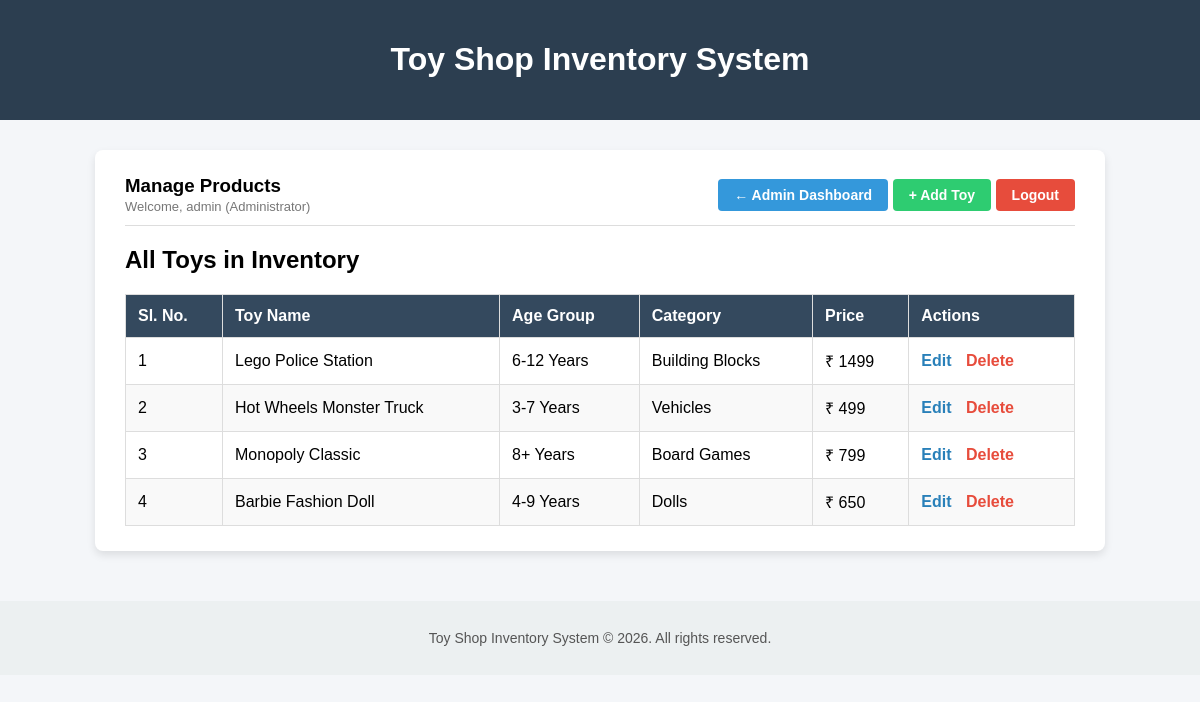
Screenshot of /toys/ (signed in) with the database file from the repository.
### toys/models.py (models this page shows, shortened)
class Toy(models.Model):
    toy_name = models.CharField(max_length=100)
    age_group = models.CharField(max_length=50)
    category = models.CharField(max_length=50)
    price = models.CharField(max_length=20)
    description = models.TextField(blank=True, default='')

### toys/views.py (the view)
    @login_required
    def wrapper(request, *args, **kwargs):
        if not (request.user.is_superuser or request.user.is_staff):
            return redirect('user_dashboard')
        return view_func(request, *args, **kwargs)

### toys/views.py (called while the page is built)
def admin_required(view_func):
    @login_required
    def wrapper(request, *args, **kwargs):
        if not (request.user.is_superuser or request.user.is_staff):
            return redirect('user_dashboard')
        return view_func(request, *args, **kwargs)
    return wrapper

@admin_required
def toy_list(request):
    toys = Toy.objects.all()
    return render(request, 'toy_list.html', {'toys': toys})

### toys/templates/toy_list.html (shortened to what this page needs)
<!DOCTYPE html>
<html lang="en">
<head>
</head>
<body>
    <header>
        <h1>Toy Shop Inventory System</h1>
    </header>
    <div class="container">
        <div class="top-bar">
            <div>
                <h3 style="margin: 0;">Manage Products</h3>
                <span style="font-size: 13px; color: #777;">Welcome, {{ user.username }} (Administrator)</span>
            </div>
            <div>
                <a href="{% url 'admin_dashboard' %}" class="btn btn-blue">&larr; Admin Dashboard</a>
                <a href="{% url 'add_toy' %}" class="btn btn-add">+ Add Toy</a>
                <a href="{% url 'logout' %}" class="btn btn-logout">Logout</a>
            </div>
        </div>
        <h2>All Toys in Inventory</h2>
        <table>
            <thead>
                <tr>
                    <th>Sl. No.</th>
                    <th>Toy Name</th>
                    <th>Age Group</th>
                    <th>Category</th>
                    <th>Price</th>
                    <th>Actions</th>
                </tr>
            </thead>
            <tbody>
                {% for toy in toys %}
                <tr>
                    <td>{{ forloop.counter }}</td>
                    <td>{{ toy.toy_name }}</td>
                    <td>{{ toy.age_group }}</td>
                    <td>{{ toy.category }}</td>
                    <td>₹ {{ toy.price }}</td>
                    <td>
                        <a href="{% url 'edit_toy' toy.id %}" class="action-link edit-link">Edit</a>
                        <a href="{% url 'delete_toy' toy.id %}" class="action-link delete-link" onclick="return confirm('Are you sure you want to delete this toy?');">Delete</a>
                    </td>
                </tr>
                {% empty %}
                <tr>
                    <td colspan="6" class="empty-message">No toys found in inventory. Click "Add Toy" to add one!</td>
                </tr>
                {% endfor %}
            </tbody>
        </table>
    </div>
    <footer>
        <p>Toy Shop Inventory System &copy; 2026. All rights reserved.</p>
    </footer>
</body>
</html>

### toys/templates/toy_list.html (style rules this page uses)
body { font-family: Arial, sans-serif; background-color: #f4f6f9; margin: 0; padding: 0; }
header { background-color: #2c3e50; color: white; padding: 20px; text-align: center; }
.container { width: 90%; max-width: 950px; margin: 30px auto; background-color: white; padding: 25px 30px; border-radius: 8px; box-shadow: 0 4px 8px rgba(0,0,0,0.1); }
.top-bar { display: flex; justify-content: space-between; align-items: center; margin-bottom: 20px; padding-bottom: 10px; border-bottom: 1px solid #ddd; flex-wrap: wrap; gap: 10px; }
.btn { display: inline-block; padding: 8px 16px; text-decoration: none; border-radius: 4px; font-weight: bold; font-size: 14px; }
.btn-add { background-color: #2ecc71; color: white; }
.btn-blue { background-color: #3498db; color: white; }
.btn-logout { background-color: #e74c3c; color: white; }
table { width: 100%; border-collapse: collapse; margin-top: 20px; }
th, td { border: 1px solid #ddd; padding: 12px; text-align: left; }
th { background-color: #34495e; color: white; }
tr:nth-child(even) { background-color: #f9f9f9; }
.action-link { text-decoration: none; margin-right: 10px; font-weight: bold; }
.edit-link { color: #2980b9; }
.delete-link { color: #e74c3c; }
footer { margin-top: 50px; padding: 15px; background-color: #ecf0f1; color: #555; text-align: center; font-size: 14px; }

### rows the page displays
Toy: toy_name "Lego Police Station", age_group "6-12 Years", category "Building Blocks", price "1499"
Toy: toy_name "Hot Wheels Monster Truck", age_group "3-7 Years", category "Vehicles", price "499"
Toy: toy_name "Monopoly Classic", age_group "8+ Years", category "Board Games", price "799"
Toy: toy_name "Barbie Fashion Doll", age_group "4-9 Years", category "Dolls", price "650"

### other values shown
{{ user.username }} "admin"
